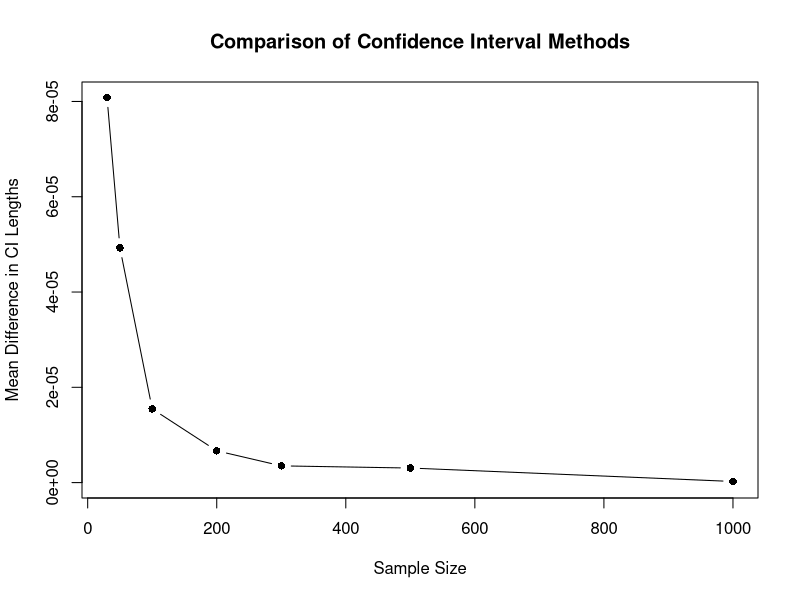

This figure's R source:
# Fixing the seed
set.seed(1094)

# Parameters
p <- 0.2
gamma <- 0.98
k <- 2500
sample_sizes <- c(30, 50, 100, 200, 300, 500, 1000)

# Function to calculate the difference in CI lengths
calculate_difference <- function(sample_size) {
  # Method 1
  x_bar <- mean(rbinom(sample_size, 1, p))
  z <- qnorm((1 + gamma) / 2)
  p_1 <- (-2 * x_bar + sqrt(4 * x_bar^2 - 4 * (x_bar^2 - (z^2) * (x_bar * (1 - x_bar)) / sample_size))) / 2
  
  # Method 2
  z_2 <- (x_bar - p) / sqrt((x_bar * (1 - x_bar)) / sample_size)
  
  # Confidence intervals
  ci_1 <- c(x_bar - qnorm(gamma/2) * sqrt(x_bar * (1 - x_bar) / sample_size), 
            x_bar + qnorm(gamma/2) * sqrt(x_bar * (1 - x_bar) / sample_size))
  ci_2 <- c(p - qnorm(gamma/2) * sqrt(p * (1 - p) / sample_size), 
            p + qnorm(gamma/2) * sqrt(p * (1 - p) / sample_size))
  
  # Difference in CI lengths
  diff_length <- abs(diff(ci_2)) - abs(diff(ci_1))
  
  return(diff_length)
}

# Calculate differences for each sample size
mean_diff_lengths <- sapply(sample_sizes, function(n) {
  diffs <- replicate(k, calculate_difference(n))
  mean(diffs)
})

# Plotting the results
plot(sample_sizes, mean_diff_lengths, type = "b", pch = 16,
     xlab = "Sample Size", ylab = "Mean Difference in CI Lengths",
     main = "Comparison of Confidence Interval Methods",
     ylim = range(mean_diff_lengths, 0))
